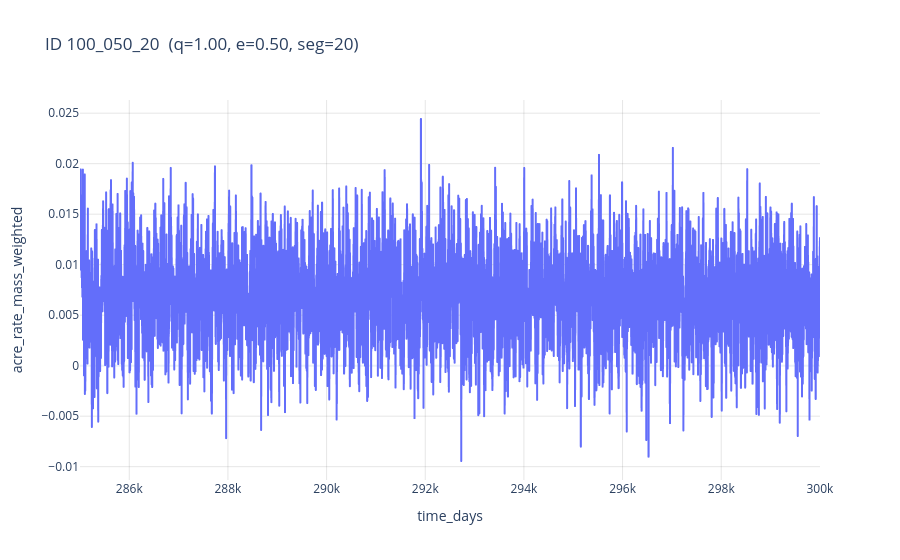

Source (notebook cell):
### Code cell
plot_segment_by_id_interactive(noisy_df, id=target_id)

### Figure 1 — Plotly figure (JSON) as saved in the notebook; plotly's stock layout.template omitted (floating-point values rounded to 4 significant figures; data arrays with more than 128 entries replaced by an {"elided": "..."} marker saying what was removed)
{"data": [{"hovertemplate": "<b>t = %{x:.3f}</b><br>rate = %{y:.3e}<extra></extra>", "legendgroup": "", "line": {"color": "#636efa", "dash": "solid"}, "marker": {"symbol": "circle"}, "mode": "lines", "name": "", "showlegend": false, "type": "scattergl", "x": {"elided": "5001 float values"}, "xaxis": "x", "y": {"elided": "5001 float values"}, "yaxis": "y"}], "layout": {"autosize": true, "legend": {"tracegroupgap": 0}, "title": {"text": "ID 100_050_20  (q=1.00, e=0.50, seg=20)"}, "xaxis": {"anchor": "y", "autorange": true, "domain": [0, 1], "gridcolor": "rgba(0, 0, 0, 0.1)", "range": [285000.0, 300000.0], "showgrid": true, "title": {"text": "time_days"}, "type": "linear"}, "yaxis": {"anchor": "x", "autorange": true, "domain": [0, 1], "gridcolor": "rgba(0, 0, 0, 0.1)", "range": [-0.01132, 0.02631], "showgrid": true, "title": {"text": "acre_rate_mass_weighted"}, "type": "linear"}}}
